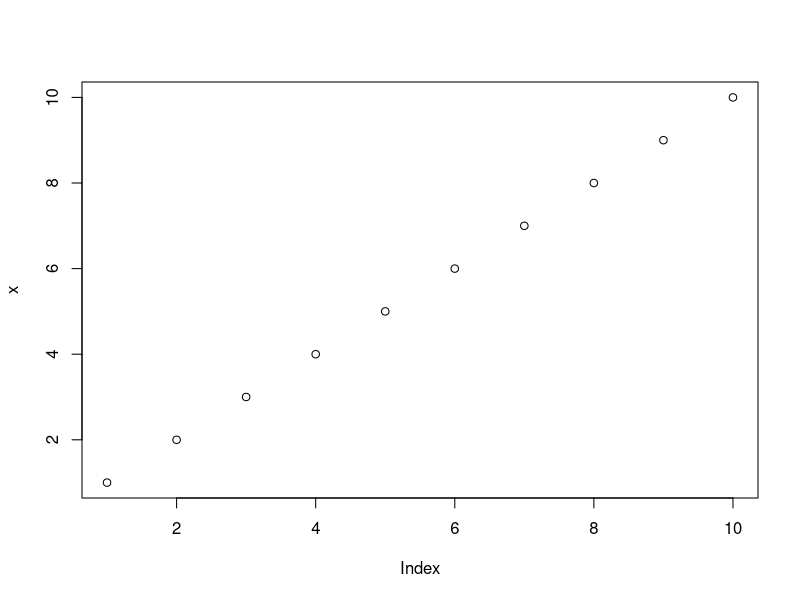
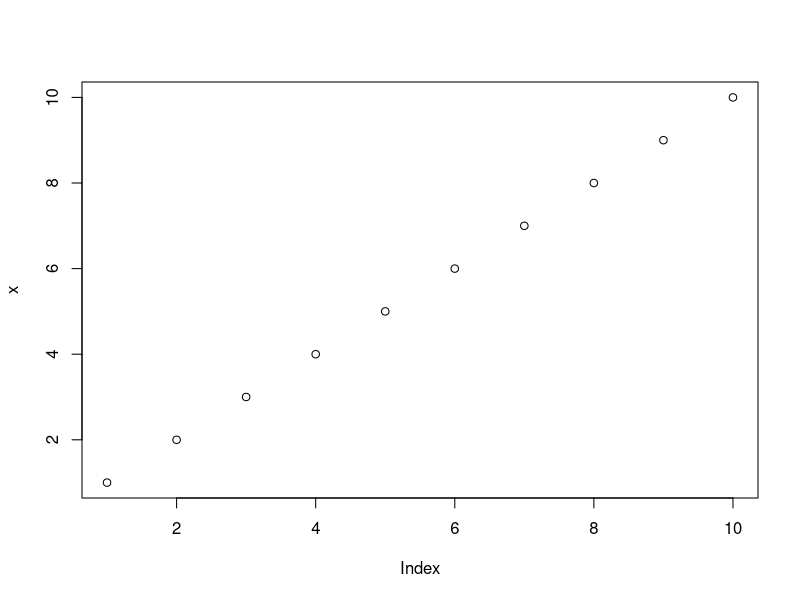
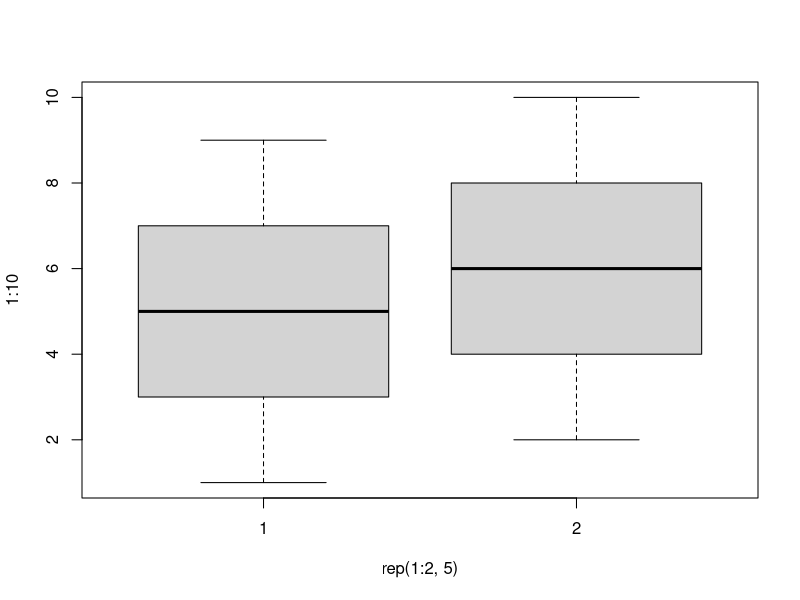
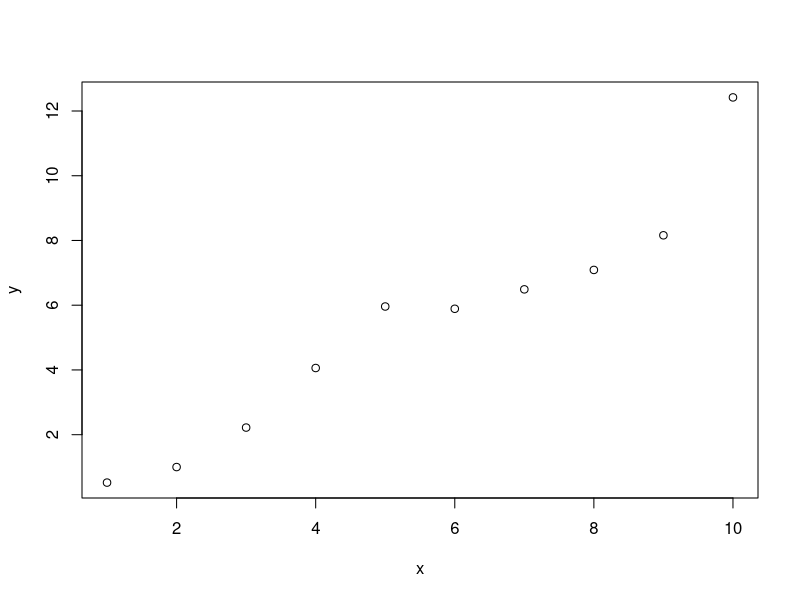

Write R code to recreate these figures, in order.
## ---- chunk 1
set.seed(1234)
library(ggplot2)
library(lattice)
## ---- chunk 2
    
## ---- chunk 3
    x <- 1:10
    y <- round(rnorm(10, x, 1), 2)
    df <- data.frame(x, y)
    df
## ---- chunk 4
x <- 1:10
y <- round(rnorm(10, x, 1), 2)
df <- data.frame(x, y)
df
## ---- chunk 5
    plot(x)
## ---- chunk 6
plot(x)
## ---- chunk 7
    boxplot(1:10~rep(1:2,5))
    plot(x, y)
